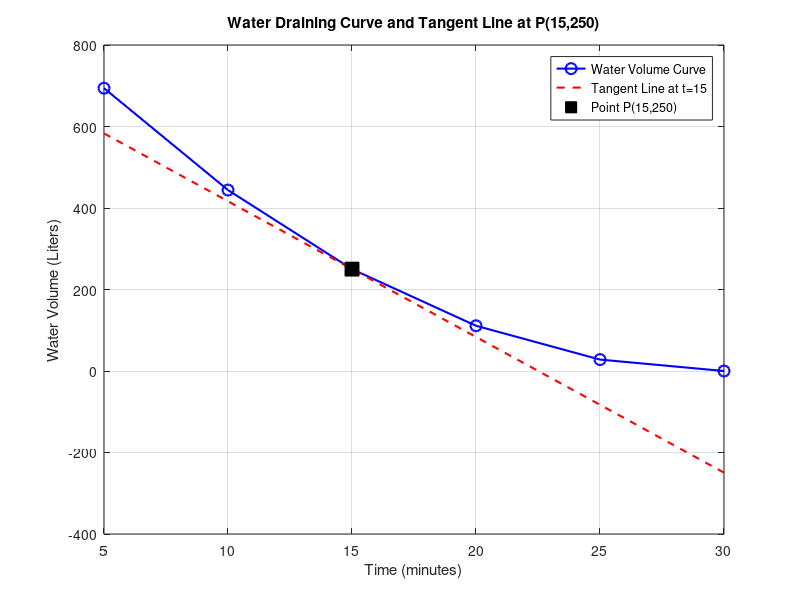

Here is the MATLAB script that generated this plot:
clc;
clear;

% Given data points
t_values = [5, 10, 15, 20, 25, 30];
V_values = [694, 444, 250, 111, 28, 0];
t_P = 15;
V_P = 250;

%%%%%%% (a) %%%%%%%
% Compute secant slopes
secant_slopes = (V_values - V_P) ./ (t_values - t_P);

% Remove NaN (since P itself will give NaN)
secant_slopes = secant_slopes(~isnan(secant_slopes));

% Display secant slopes
disp('Secant slopes:')
disp(secant_slopes)

%%%%%%% (b) %%%%%%%
% Estimate tangent slope by averaging two closest secant slopes
tangent_slope = mean([secant_slopes(2), secant_slopes(3)]);
disp(['Estimated tangent slope: ', num2str(tangent_slope)])

%%%%%%% (c) %%%%%%%
% Define the tangent line equation: V = m*(t - t_P) + V_P
tangent_t = linspace(5, 30, 100);
tangent_V = tangent_slope * (tangent_t - t_P) + V_P;

% Plot the original data points
plot(t_values, V_values, 'bo-', 'LineWidth', 1.5, 'MarkerSize', 8, 'DisplayName', 'Water Volume Curve');

hold on;
% Plot the tangent line
plot(tangent_t, tangent_V, 'r--', 'LineWidth', 1.5, 'DisplayName', 'Tangent Line at t=15');

% Highlight the point P
plot(t_P, V_P, 'ks', 'MarkerSize', 10, 'MarkerFaceColor', 'k', 'DisplayName', 'Point P(15,250)');

% Labels and title
xlabel('Time (minutes)');
ylabel('Water Volume (Liters)');
title('Water Draining Curve and Tangent Line at P(15,250)');
legend('show');
grid on;
hold off;

